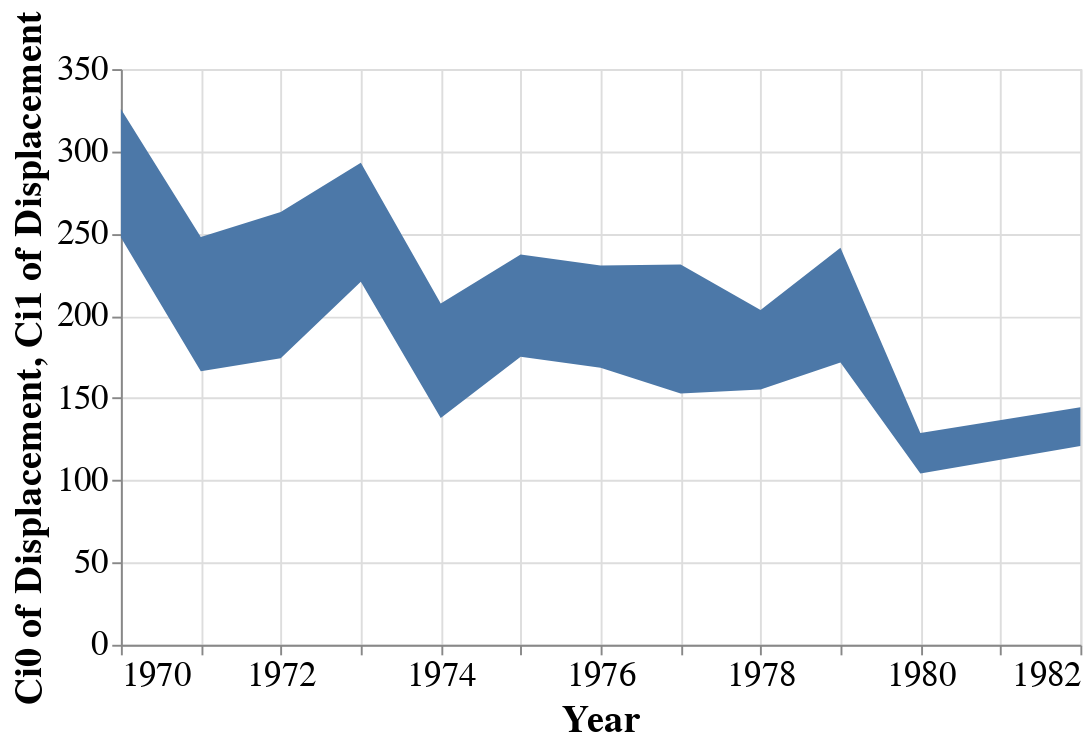

This figure's notebook cell:
### Code cell
alt.Chart(cars).mark_area().encode(
  x='Year',
  y='ci0(Displacement)',
  y2='ci1(Displacement)'
  )

### Figure 1 — Vega-Lite specification as saved in the notebook (floating-point values rounded to 4 significant figures; data arrays with more than 128 entries replaced by an {"elided": "..."} marker saying what was removed)
{"$schema": "https://vega.github.io/schema/vega-lite/v3.2.1.json", "config": {"axis": {"labelFontSize": 18, "titleFontSize": 20}, "legend": {"labelFontSize": 18, "symbolSize": 100, "titleFontSize": 20}, "scale": {"bandPaddingInner": 0.5, "bandPaddingOuter": 0.5}, "style": {"bar": {"size": 20}, "guide-label": {"fontSize": 20}, "guide-title": {"fontSize": 25}}}, "data": {"name": "data-f02450ab61490a1363517a0190416235"}, "datasets": {"data-f02450ab61490a1363517a0190416235": {"elided": "406 records"}}, "encoding": {"x": {"field": "Year", "type": "temporal"}, "y": {"aggregate": "ci0", "field": "Displacement", "type": "quantitative"}, "y2": {"aggregate": "ci1", "field": "Displacement"}}, "height": 300, "mark": "area", "width": 500}
